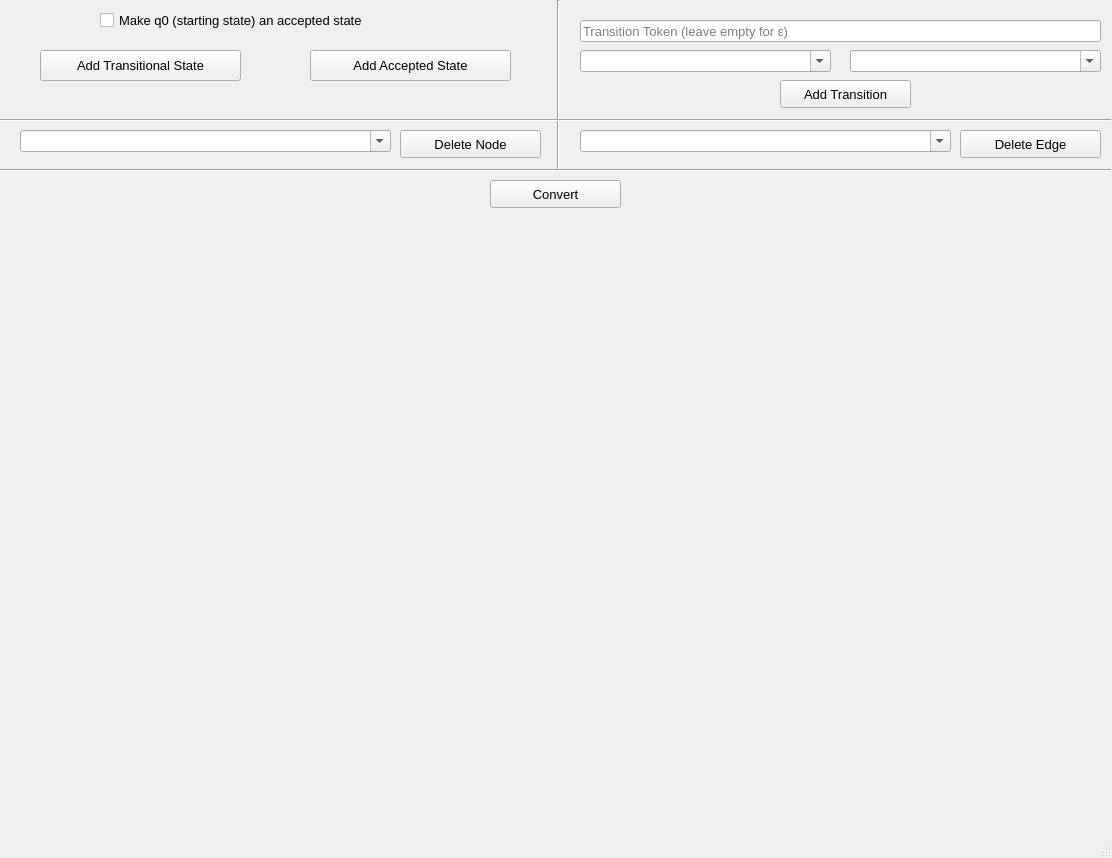
<?xml version="1.0" encoding="UTF-8"?>
<ui version="4.0">
 <class>MainWindow</class>
 <widget class="QMainWindow" name="MainWindow">
  <property name="geometry">
   <rect>
    <x>0</x>
    <y>0</y>
    <width>1112</width>
    <height>858</height>
   </rect>
  </property>
  <property name="sizePolicy">
   <sizepolicy hsizetype="Fixed" vsizetype="Fixed">
    <horstretch>0</horstretch>
    <verstretch>0</verstretch>
   </sizepolicy>
  </property>
  <property name="font">
   <font>
    <pointsize>10</pointsize>
   </font>
  </property>
  <property name="windowTitle">
   <string/>
  </property>
  <widget class="QWidget" name="centralwidget">
   <widget class="Line" name="line">
    <property name="geometry">
     <rect>
      <x>550</x>
      <y>0</y>
      <width>16</width>
      <height>171</height>
     </rect>
    </property>
    <property name="orientation">
     <enum>Qt::Vertical</enum>
    </property>
   </widget>
   <widget class="QLineEdit" name="edPathCTxt">
    <property name="geometry">
     <rect>
      <x>580</x>
      <y>20</y>
      <width>521</width>
      <height>22</height>
     </rect>
    </property>
    <property name="placeholderText">
     <string>Transition Token (leave empty for ε)</string>
    </property>
   </widget>
   <widget class="QComboBox" name="fromEdAddCom">
    <property name="geometry">
     <rect>
      <x>580</x>
      <y>50</y>
      <width>251</width>
      <height>22</height>
     </rect>
    </property>
    <property name="editable">
     <bool>true</bool>
    </property>
    <property name="placeholderText">
     <string>From Node</string>
    </property>
   </widget>
   <widget class="QComboBox" name="toEdAddCom">
    <property name="geometry">
     <rect>
      <x>850</x>
      <y>50</y>
      <width>251</width>
      <height>22</height>
     </rect>
    </property>
    <property name="editable">
     <bool>true</bool>
    </property>
    <property name="placeholderText">
     <string>To Node</string>
    </property>
   </widget>
   <widget class="QPushButton" name="adEdgeBtn">
    <property name="geometry">
     <rect>
      <x>780</x>
      <y>80</y>
      <width>131</width>
      <height>28</height>
     </rect>
    </property>
    <property name="text">
     <string>Add Transition</string>
    </property>
   </widget>
   <widget class="Line" name="line_2">
    <property name="geometry">
     <rect>
      <x>0</x>
      <y>110</y>
      <width>1111</width>
      <height>20</height>
     </rect>
    </property>
    <property name="orientation">
     <enum>Qt::Horizontal</enum>
    </property>
   </widget>
   <widget class="QComboBox" name="delNodeCom">
    <property name="geometry">
     <rect>
      <x>20</x>
      <y>130</y>
      <width>371</width>
      <height>22</height>
     </rect>
    </property>
    <property name="editable">
     <bool>true</bool>
    </property>
    <property name="placeholderText">
     <string>Pick a Node to Delete</string>
    </property>
   </widget>
   <widget class="QPushButton" name="delNodeBtn">
    <property name="geometry">
     <rect>
      <x>400</x>
      <y>130</y>
      <width>141</width>
      <height>28</height>
     </rect>
    </property>
    <property name="text">
     <string>Delete Node</string>
    </property>
   </widget>
   <widget class="QComboBox" name="delEdCom">
    <property name="geometry">
     <rect>
      <x>580</x>
      <y>130</y>
      <width>371</width>
      <height>22</height>
     </rect>
    </property>
    <property name="editable">
     <bool>true</bool>
    </property>
    <property name="placeholderText">
     <string>Pick an Edge to Delete</string>
    </property>
   </widget>
   <widget class="QPushButton" name="delEdgeBtn">
    <property name="geometry">
     <rect>
      <x>960</x>
      <y>130</y>
      <width>141</width>
      <height>28</height>
     </rect>
    </property>
    <property name="text">
     <string>Delete Edge</string>
    </property>
   </widget>
   <widget class="Line" name="line_3">
    <property name="geometry">
     <rect>
      <x>0</x>
      <y>160</y>
      <width>1111</width>
      <height>20</height>
     </rect>
    </property>
    <property name="orientation">
     <enum>Qt::Horizontal</enum>
    </property>
   </widget>
   <widget class="QPushButton" name="searchBtn">
    <property name="geometry">
     <rect>
      <x>490</x>
      <y>180</y>
      <width>131</width>
      <height>28</height>
     </rect>
    </property>
    <property name="text">
     <string>Convert</string>
    </property>
   </widget>
   <widget class="QPushButton" name="adAccNodeBtn">
    <property name="geometry">
     <rect>
      <x>310</x>
      <y>50</y>
      <width>201</width>
      <height>31</height>
     </rect>
    </property>
    <property name="text">
     <string>Add Accepted State</string>
    </property>
   </widget>
   <widget class="QPushButton" name="adTransNodeBtn">
    <property name="geometry">
     <rect>
      <x>40</x>
      <y>50</y>
      <width>201</width>
      <height>31</height>
     </rect>
    </property>
    <property name="text">
     <string>Add Transitional State</string>
    </property>
   </widget>
   <widget class="QCheckBox" name="checkBox">
    <property name="geometry">
     <rect>
      <x>100</x>
      <y>10</y>
      <width>351</width>
      <height>20</height>
     </rect>
    </property>
    <property name="text">
     <string>Make q0 (starting state) an accepted state</string>
    </property>
   </widget>
  </widget>
  <widget class="QStatusBar" name="statusbar"/>
 </widget>
 <resources/>
 <connections/>
</ui>
